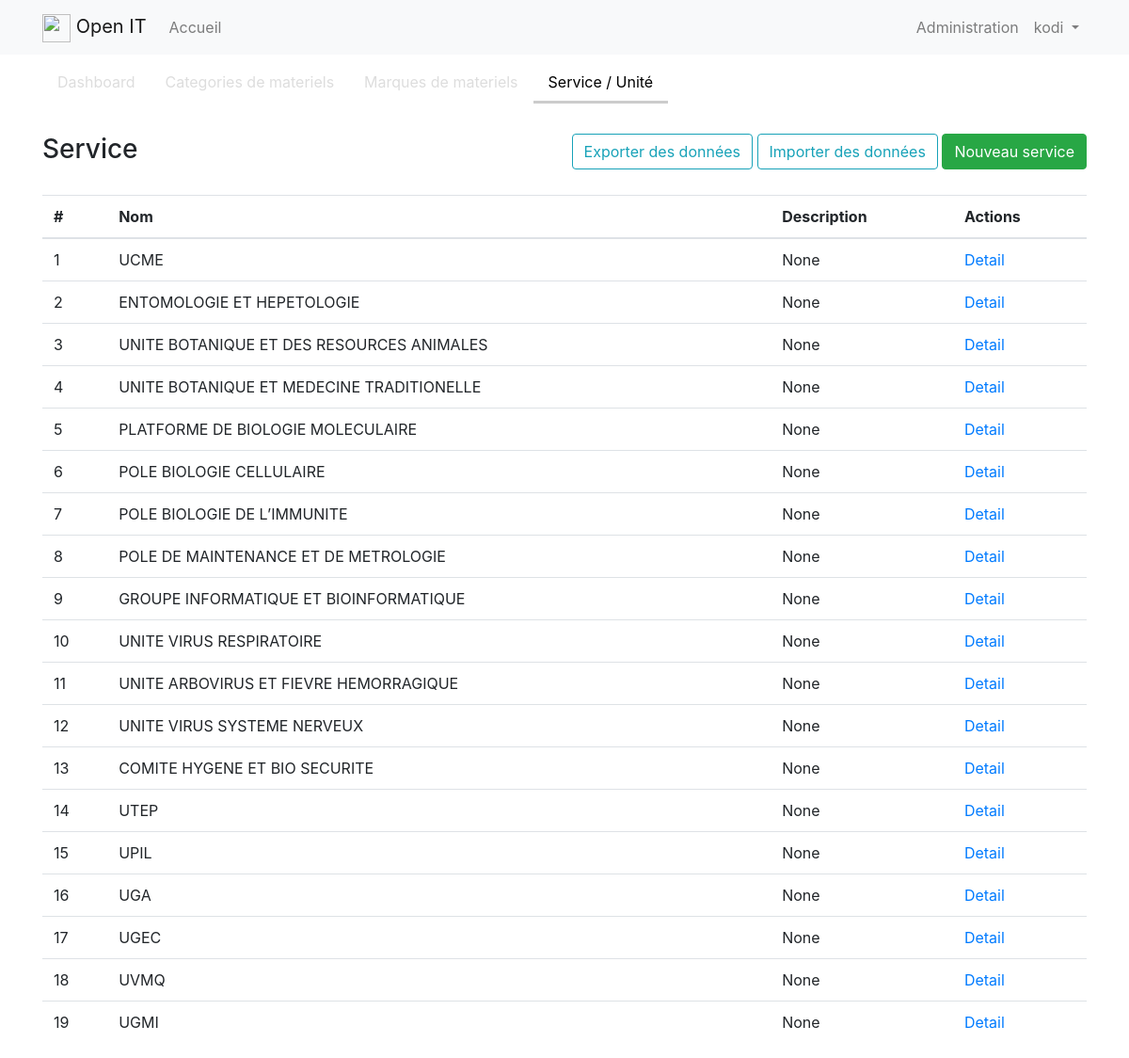
The app's page /admin/service (signed in) with its own data.
### app/models.py (models this page shows, shortened)
class User(UserMixin, db.Model):
    id = db.Column(db.Integer, primary_key=True)
    username = db.Column(db.String(64), index=True, unique=True)
    email = db.Column(db.String(120), index=True, unique=True)
    password_hash = db.Column(db.String(128))
    about_me = db.Column(db.String(140))
    last_seen = db.Column(db.DateTime, default=datetime.utcnow)
    equipments = db.relationship('Equipment', backref='user', lazy='dynamic')

class Service(db.Model):
    id = db.Column(db.Integer, primary_key=True)
    name = db.Column(db.String(60), unique=True)
    description = db.Column(db.String(200))
    equipments = db.relationship('Equipment', backref='service', lazy='dynamic')

### app/admin/routes.py (the view)
@bp.route('/service')
@login_required
def service():
    list = Service.query.all()
    return render_template('admin/service/service.html', list=list)

### app/models.py (called while the page is built)
@login.user_loader
def load_user(id):
    return User.query.get(int(id))

### app/templates/admin/service/service.html
{% extends "admin/index.html" %}
{% set active_page = "service" %}
{% block admin_app %}
<div class="container">
  <div class="btn-toolbar justify-content-between py-4">
    <h3>Service</h3>
    <div>
        <a class="btn btn-outline-info" href="{{ url_for('admin.export_service') }}">Exporter des données</a>
        <a class="btn btn-outline-info" href="{{ url_for('admin.import_service') }}">Importer des données</a>
        <a class="btn btn-success" href="{{ url_for('admin.add_service') }}">Nouveau service</a>
    </div>
  </div>
  <table class="table">
    <thead>
      <tr>
        <th>#</th>
        <th>Nom</th>
        <th>Description</th>
        <th>Actions</th>
      </tr>
    </thead>
    <tbody>
        {% for item in list %}
        <tr>
            <td>{{item.id}}</td>
            <td>{{item.name}}</td>
            <td>{{item.description}}</td>
            <td>
                <a href="{{ url_for('admin.detail_service', id=item.id) }}">Detail</a>
            </td>
        </tr>
        {% endfor %}
    </tbody>
  </table>
</div>
{% endblock %}

### app/templates/base.html (shortened to what this page needs)
<html>
    <head>
        <link href="{{ url_for('static', filename='styles/bootstrap.css') }}" rel="stylesheet">
        <link href="{{ url_for('static', filename='styles/theme.css') }}" rel="stylesheet">
        <link rel="stylesheet" href="//code.jquery.com/ui/1.11.4/themes/smoothness/jquery-ui.css">
    </head>
    <body>
        <nav class="navbar navbar-expand-lg navbar-light bg-light">
          <div class="container">
            <a class="navbar-brand" href="#">
              <img src="/docs/4.1/assets/brand/bootstrap-solid.svg" width="30" height="30" alt="">
              Open IT
            </a>
            {% if current_user.is_authenticated %}
            <div class="collapse navbar-collapse" id="navbarNav">
                <ul class="navbar-nav">
                <li class="nav-item">
                  <a class="nav-link" href="{{ url_for('home.index') }}">Accueil</a>
                </li>
              </ul>
            </div>
            <ul class="navbar-nav ml-auto">
              <li class="nav-item">
                <a class="nav-link" href="{{ url_for('admin.index') }}">Administration</a>
              </li>
              <li class="nav-item dropdown">
                <a class="nav-link dropdown-toggle" href="#" id="navbarDropdown" role="button" data-toggle="dropdown" aria-haspopup="true" aria-expanded="false">
                  {{current_user.username}}
                </a>
              </li>
            </ul>
            {% else %}
              <a href="{{ url_for('auth.login') }}">Login</a>
            {% endif %}
          </div>
        </nav>
        <div>
            <div class="container">
                <div class="row  justify-content-md-center">
                  <div class="col-6">
                  </div>
                </div>
              </div>
        </div>
        <main>
          {% block content %}{% endblock %}
        </main>
    </body>
</html>

### records on screen
User: username "kodi"
Service: id "1", name "UCME", description "None"
Service: id "2", name "ENTOMOLOGIE ET HEPETOLOGIE", description "None"
Service: id "3", name "UNITE BOTANIQUE ET DES RESOURCES ANIMALES", description "None"
Service: id "4", name "UNITE BOTANIQUE ET MEDECINE TRADITIONELLE", description "None"
Service: id "5", name "PLATFORME DE BIOLOGIE MOLECULAIRE", description "None"
Service: id "6", name "POLE BIOLOGIE CELLULAIRE", description "None"
Service: id "7", name "POLE BIOLOGIE DE L’IMMUNITE", description "None"
Service: id "8", name "POLE DE MAINTENANCE ET DE METROLOGIE", description "None"
Service: id "9", name "GROUPE INFORMATIQUE ET BIOINFORMATIQUE", description "None"
Service: id "10", name "UNITE VIRUS RESPIRATOIRE", description "None"
Service: id "11", name "UNITE ARBOVIRUS ET FIEVRE HEMORRAGIQUE", description "None"
Service: id "12", name "UNITE VIRUS SYSTEME NERVEUX", description "None"
Service: id "13", name "COMITE HYGENE ET BIO SECURITE", description "None"
Service: id "14", name "UTEP", description "None"
Service: id "15", name "UPIL", description "None"
Service: id "16", name "UGA", description "None"
Service: id "17", name "UGEC", description "None"
Service: id "18", name "UVMQ", description "None"
Service: id "19", name "UGMI", description "None"

### other values on screen
{{ caption|e }} "Dashboard" "Categories de materiels" "Marques de materiels" "Service / Unité"
